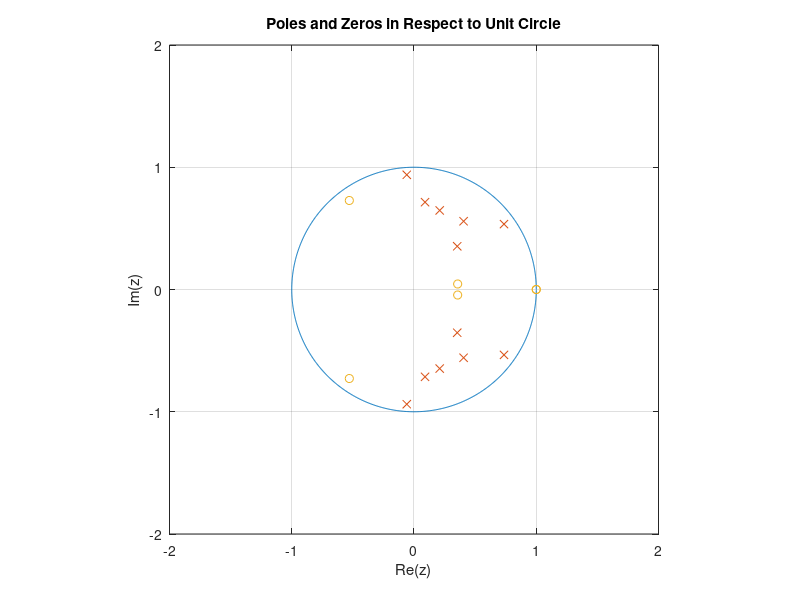

Write the MATLAB code that produced this figure. (Note: this script raises an error after producing the figure.)
% Main script for calc_sos and filter generation for task II and III
% This MATLAB script plots poles and zeroes against the unit circle, then
% calls the created calc_sos() function to generate plots of each section
% described by the poles and zeros found in this file. 

% Author: ECE 486 Lab Group 1
% Author: Andrew Hayford
% Author: Sebastian Luy
% Author: Robert Sepanek
% calc_sos function file
% February 20th, 2015

%% System properties and initialisations %%

% Quantity of steps, setup omega %
N = 1001 ;
w = 2*pi*[0:N-1]/N ;

% System poles %
pole_iir = [0.91*exp(j*2*pi*0.10*[-1 1]) ...
            0.50*exp(j*2*pi*0.125*[1 -1]) ...
            0.69*exp(j*2*pi*0.15*[-1 1]) ...
            0.68*exp(j*2*pi*0.20*[-1 1]) ...
            0.72*exp(j*2*pi*0.23*[-1 1]) ...
            0.94*exp(j*2*pi*0.26*[-1 1]) ...
            ] ;

% System zeros %
zero_iir = [1.00*exp(j*2*pi*0.00*[-1 1]) ...
            0.36*exp(j*2*pi*0.02*[-1 1]) ...
            0.90*exp(j*2*pi*0.35*[-1 1]) ...
            ] ;
        
%% Plot poles and zeros in respect to unit circle %%        
figure (1) ;            % Create figure 1 %       
clf;
plot(exp(j*w)) ;        % Plot the unit circle %
hold on                 % Stay on figure 1 %

% Plot real and imaginary of poles, zeros %
plot(real(pole_iir), imag(pole_iir), 'x') ;
plot(real(zero_iir), imag(zero_iir), 'o') ;

% Square axis, force manual square %
axis square
axis([-2 2 -2 2]) ;
grid

% Labeling %
xlabel('Re(z)') ;
ylabel('Im(z)') ;
title('Poles and Zeros in Respect to Unit Circle') ;

%% Gather and plot frequency response %%

% Get and b coefficients %
a = poly(pole_iir) ;
b = poly(zero_iir) ;

% Evaluate numerator and denominator for z = e^(j2pif) %
f = linspace(-0.5, 0.5, 1001) ;
z = exp(j*2*pi*f) ;
num = polyval(b, z);
den = polyval(a, z); 

% Get frequency response %
hf = 20*log10(abs(num./den)) ;

%% Create filter sections %%

% Calculate maximum gain %
gmax = filternorm(b, a, inf) ;

% Adjust filter by scale factor g to reduce gain to 0dB %
k = 1/gmax ;

% Run filter sections %
createsos(zero_iir, pole_iir, k) ;
